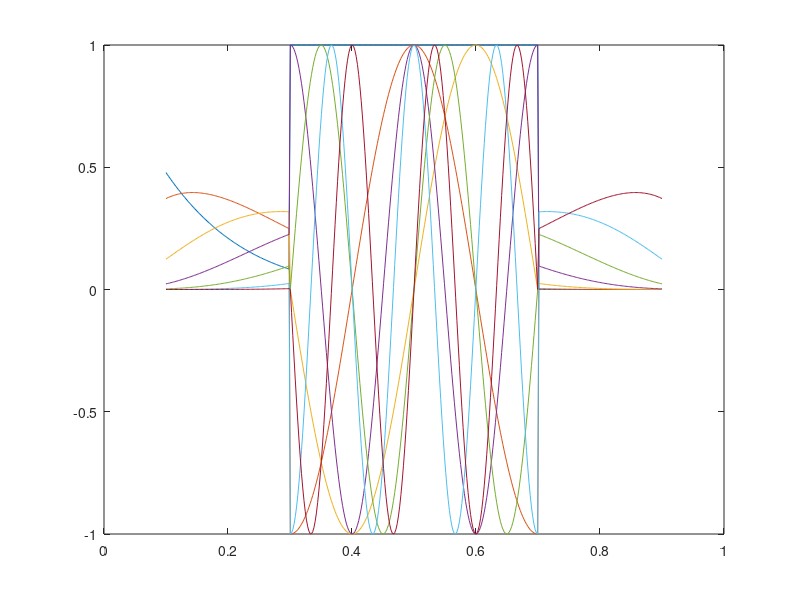

This figure's MATLAB source: (Note: this script raises an error after producing the figure.)
clc;clear all; close all;
x_b = 0.1; x_e = 0.9; N = 400;
dx = (x_e-x_b)/(N-1);% N-1 or N error has serious consequences needs to be investigated
x = x_b:dx:x_e;

n = 7;
degree = 7;

x_mid = x(101:300);
F = ones(length(x_mid), degree);
scale = (x_mid(end)-x_mid(1))/(2*pi);
mean = (x_mid(1) + x_mid(end))/2;

for i = 2:2:degree
    F(:,i) = cos(1/scale * (i/2) * (x_mid - mean));
end

for i = 3:2:degree
    F(:,i) = sin(1/scale * fix(i/2) * (x_mid - mean));
end

figure()
plot(x_mid,F)
legend('1','2','3','4','5','6','7')

x_front = x(1:100);
x_end = x(301:400);
x_front_end = [x_front x_end];

for i = 0:(n-1)
   B(:,i+1) = nchoosek(n,i).*x_front_end.^i.*(1-x_front_end).^(n-i);
end

% figure()
% plot(x_front_end, B)

F_full = [B(1:100,:); F; B(101:200,:)];
plot(x, F_full)

% A = F_full;
% w = ones(size(A,1),1);
% % w(1:100) = 1e5;
% % w(300:400) = 1e5;
%  
% for j  = 1:size(A,2)
%     v = A(:,j);
%     for i = 1:j-1
%         R(i,j) = sum(v.*Q(:,i).*w)/sum(Q(:,i).*Q(:,i).*w);
%         v = v - R(i,j)*Q(:,i);
%     end
%     R(j,j) = norm(v);
%     Q(:,j) = v/R(j,j);
% end
% figure()
% plot(x,Q)

for m = 1:size(A,2)
    for n = 1:size(A,2)
        M(m,n) = Q(:,m)'*Q(:,n);
    end
end